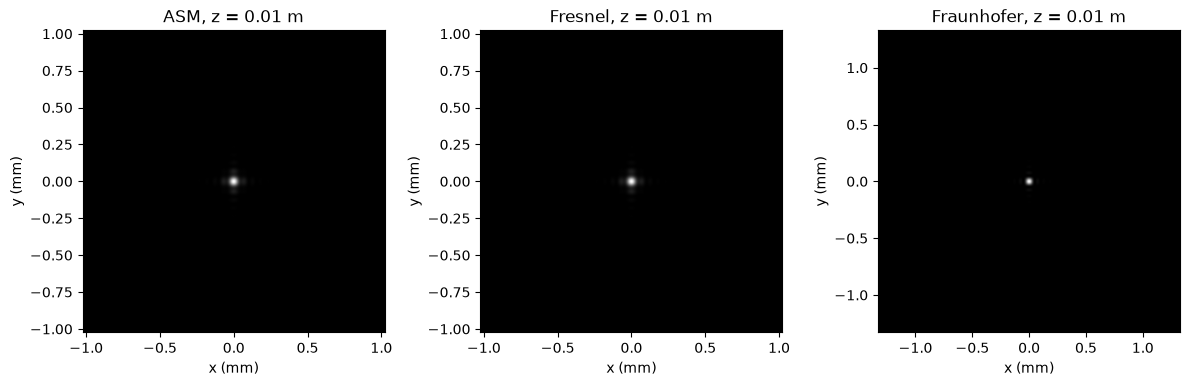
#> input picture assets/figures/wave-propagation/propagation-010mm.png, 1190 x 386 px
$ python render_hero.py
#> lines starting #> are read from the running program, lines starting #| are printed output that depends on the picture
"""
Render the README hero for computational-optics-lab.

The SVG layout (assets/readme/source/hero-layout.svg) is the editable design
source. This script renders the published hero.png by drawing the typography
with Pillow + system fonts and pasting real simulation output (the figures
generated by three-propagation-models-clean-version.py) into reserved slots.

Output:  assets/readme/hero.png  (2400 x 840, 2x for retina crispness)

If you change copy, layout, or palette, update hero-layout.svg first and then
mirror the change here.
"""

from pathlib import Path

from PIL import Image, ImageDraw, ImageFont

# ----- paths ----------------------------------------------------------------

HERE = Path(__file__).resolve().parent
ASSETS = HERE.parent.parent
FIG_DIR = ASSETS / "figures" / "wave-propagation"
OUT_PATH = HERE.parent / "hero.png"

PROPAGATION_IMG = FIG_DIR / "propagation-010mm.png"  # 3 panels: ASM | Fresnel | Fraunhofer
MSE_IMG = FIG_DIR / "mse-vs-distance.png"            # MSE vs z evidence

# ----- canvas ----------------------------------------------------------------

# SVG coordinates are 1200 x 440. Render at 2x for crispness on retina.
SVG_W, SVG_H = 1200, 440
SCALE = 2
W, H = SVG_W * SCALE, SVG_H * SCALE

# ----- palette (mirrors hero-layout.svg) ------------------------------------

PAPER = (250, 248, 243)   # #FAF8F3
INK = (14, 17, 22)        # #0E1116
AMBER = (180, 83, 9)      # #B45309
MUTED = (107, 114, 128)   # #6B7280
RULE = (215, 210, 198)    # #D7D2C6
PANEL_BG = (10, 10, 10)   # #0A0A0A
CARD_BG = (255, 255, 255) # white card behind MSE plot

# ----- fonts -----------------------------------------------------------------

# HelveticaNeue.ttc face indices:
#   0 Regular, 1 Bold, 2 Italic, 3 Bold Italic
DISPLAY_REGULAR = "/System/Library/Fonts/HelveticaNeue.ttc"
DISPLAY_BOLD_INDEX = 1
DISPLAY_REGULAR_INDEX = 0
MONO = "/System/Library/Fonts/SFNSMono.ttf"


def font(path: str, size: int, index: int = 0) -> ImageFont.FreeTypeFont:
    return ImageFont.truetype(path, size, index=index)


# Tracking (letter-spacing) is applied manually as extra horizontal pixels
# between glyphs.
def draw_tracked(
    draw: ImageDraw.ImageDraw,
    xy: tuple[float, float],
    text: str,
    fill: tuple[int, int, int],
    font_obj: ImageFont.FreeTypeFont,
    tracking: float = 0.0,
) -> None:
    x, y = xy
    cursor = x
    for ch in text:
        draw.text((cursor, y), ch, fill=fill, font=font_obj)
        bbox = font_obj.getbbox(ch)
        cursor += (bbox[2] - bbox[0]) + tracking


# ----- canvas ----------------------------------------------------------------

img = Image.new("RGB", (W, H), PAPER)
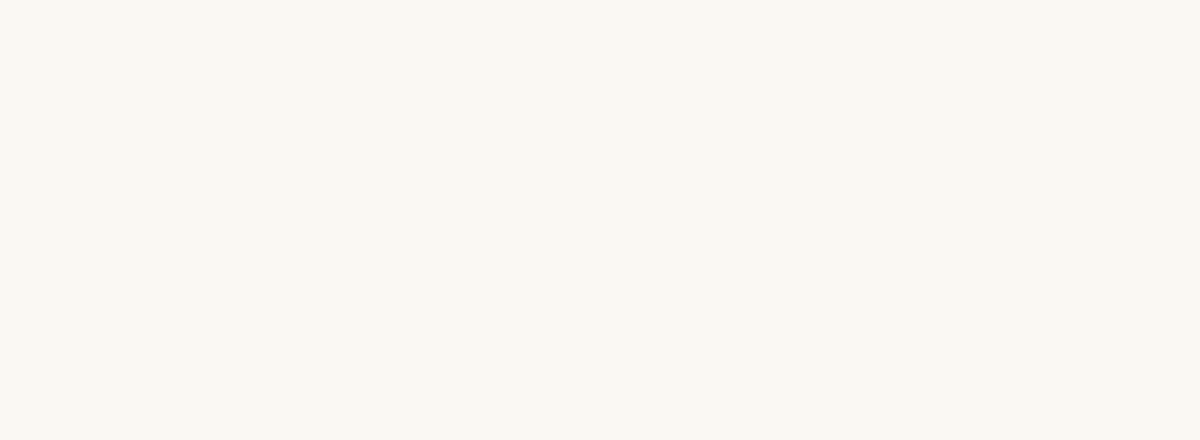
#> img: PIL image 2400x880 RGB (shown at 1/2 size); mean R, G, B 250, 248, 243
draw = ImageDraw.Draw(img)

# Hairlines (only the top one; the bottom hairline would clip the MSE caption)
for y_svg in (40,):
    y = y_svg * SCALE
    draw.line([(48 * SCALE, y), (1152 * SCALE, y)], fill=RULE, width=1 * SCALE)

# ===== LEFT: title block =====================================================

# Eyebrow (mono, tracked uppercase)
draw_tracked(
    draw,
    (48 * SCALE, 72 * SCALE),
    "WAVE OPTICS \u00B7 FIELD NOTES",
    fill=MUTED,
    font_obj=font(MONO, 13 * SCALE),
    tracking=2.2 * SCALE,
)

# Title (display, two lines, Bold)
draw.text(
    (48 * SCALE, 138 * SCALE),
    "Computational",
    fill=INK,
    font=font(DISPLAY_REGULAR, 46 * SCALE, index=DISPLAY_BOLD_INDEX),
)
draw.text(
    (48 * SCALE, 190 * SCALE),
    "Optics Lab",
    fill=INK,
    font=font(DISPLAY_REGULAR, 46 * SCALE, index=DISPLAY_BOLD_INDEX),
)

# Description (four lines, body Regular)
for i, line in enumerate(
    (
        "Runnable Python experiments that translate scalar",
        "diffraction models into inspectable simulations \u2014",
        "with the evidence to know when the output represents",
        "the intended physics.",
    )
):
    draw.text(
        (48 * SCALE, (240 + i * 24) * SCALE),
        line,
        fill=INK,
        font=font(DISPLAY_REGULAR, 18 * SCALE, index=DISPLAY_REGULAR_INDEX),
    )

# Tag chips (mono, amber, tracked)
draw_tracked(
    draw,
    (48 * SCALE, 358 * SCALE),
    "Helmholtz \u00B7 FFT grids \u00B7 quantitative evidence",
    fill=AMBER,
    font_obj=font(MONO, 12 * SCALE),
    tracking=1.4 * SCALE,
)

# Published site link
draw_tracked(
    draw,
    (48 * SCALE, 395 * SCALE),
    "Published: janice143.github.io/computational-optics",
    fill=MUTED,
    font_obj=font(MONO, 12 * SCALE),
    tracking=0.4 * SCALE,
)

# ===== RIGHT: proof scene ====================================================

# Right-side eyebrow
draw_tracked(
    draw,
    (660 * SCALE, 72 * SCALE),
    "PROPAGATION AT z = 10 mm",
    fill=MUTED,
    font_obj=font(MONO, 11 * SCALE),
    tracking=1.8 * SCALE,
)

# ----- Paste the 3-panel propagation image ----------------------------------
# Reserved slot: x=660..1152, y=82..232 (492 wide, 150 high)
slot_x, slot_y, slot_w, slot_h = 660, 82, 492, 150
slot_box_px = (slot_x * SCALE, slot_y * SCALE, (slot_x + slot_w) * SCALE, (slot_y + slot_h) * SCALE)

# Black frame behind the panels (matches the panels' own black bg)
draw.rectangle(slot_box_px, fill=PANEL_BG)

panel_src = Image.open(PROPAGATION_IMG).convert("RGBA")
#> panel_src is the input picture: PIL image 1190x386 RGBA; mean R, G, B, A 99.2, 99.2, 99.2, 255
panel_src_w, panel_src_h = panel_src.size
#> panel_src_w = 1190; panel_src_h = 386
target_w = slot_w * SCALE
target_h = slot_h * SCALE
fit_scale = min(target_w / panel_src_w, target_h / panel_src_h)
#> fit_scale = 0.777
fit_w = int(panel_src_w * fit_scale)
#> fit_w = 924
fit_h = int(panel_src_h * fit_scale)
#> fit_h = 300
panel_resized = panel_src.resize((fit_w, fit_h), Image.LANCZOS)
paste_x = slot_box_px[0] + (target_w - fit_w) // 2
#> paste_x = 1350
paste_y = slot_box_px[1] + (target_h - fit_h) // 2
#> paste_y = 164
img.paste(panel_resized, (paste_x, paste_y), panel_resized)
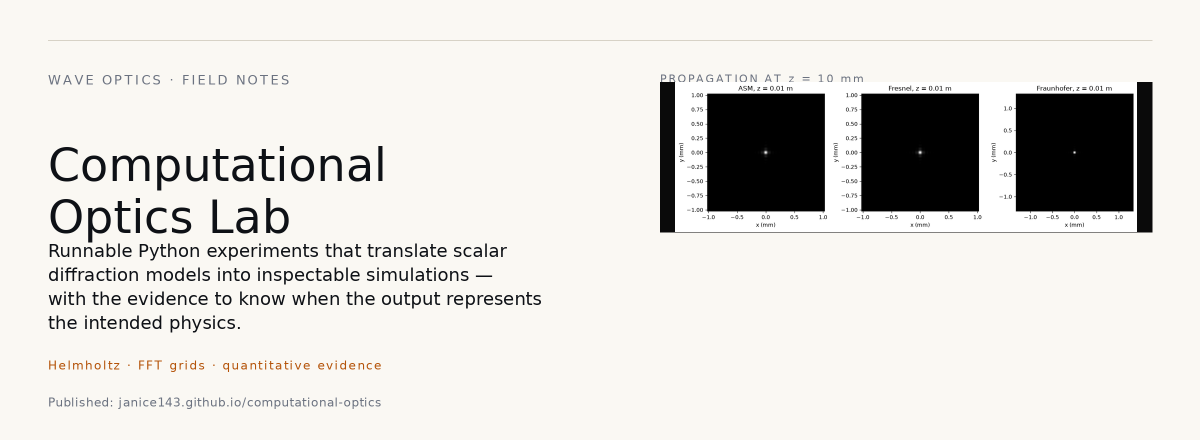
#> img: PIL image 2400x880 RGB (shown at 1/2 size); mean R, G, B 222.4, 220.7, 216.6

# Caption strip below propagation panels
draw_tracked(
    draw,
    (660 * SCALE, 248 * SCALE),
    "ASM \u00B7 FRESNEL \u00B7 FRAUNHOFER",
    fill=MUTED,
    font_obj=font(MONO, 11 * SCALE),
    tracking=1.4 * SCALE,
)

# ----- Paste the MSE evidence curve -----------------------------------------
# Reserved slot: x=660..1152, y=266..410 (492 wide, 144 high)
# White card so the matplotlib-style line plot is readable.
mse_x, mse_y, mse_w, mse_h = 660, 266, 492, 144
mse_box_px = (mse_x * SCALE, mse_y * SCALE, (mse_x + mse_w) * SCALE, (mse_y + mse_h) * SCALE)
draw.rectangle(mse_box_px, fill=CARD_BG)

mse_src = Image.open(MSE_IMG).convert("RGBA")
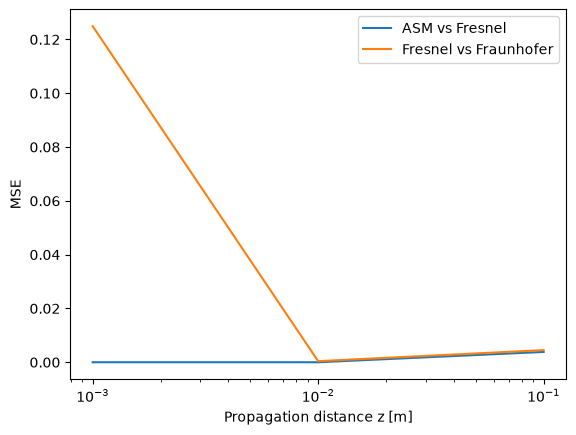
#> input picture assets/figures/wave-propagation/mse-vs-distance.png, 576 x 435 px
#> mse_src is the input picture: PIL image 576x435 RGBA; mean R, G, B, A 249.9, 249.5, 249.1, 255
mse_src_w, mse_src_h = mse_src.size
#> mse_src_w = 576; mse_src_h = 435
target_w = mse_w * SCALE
target_h = mse_h * SCALE
fit_scale = min(target_w / mse_src_w, target_h / mse_src_h)
#> fit_scale = 0.662
fit_w = int(mse_src_w * fit_scale)
#> fit_w = 381
fit_h = int(mse_src_h * fit_scale)
#> fit_h = 288
mse_resized = mse_src.resize((fit_w, fit_h), Image.LANCZOS)
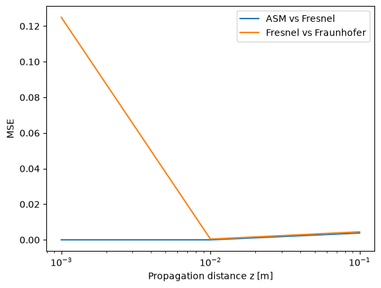
#> mse_resized: PIL image 381x288 RGBA; mean R, G, B, A 249.4, 249, 248.5, 255
paste_x = mse_box_px[0] + (target_w - fit_w) // 2
#> paste_x = 1621
paste_y = mse_box_px[1] + (target_h - fit_h) // 2
#> paste_y = 532
img.paste(mse_resized, (paste_x, paste_y), mse_resized)

# Caption strip below MSE plot
draw_tracked(
    draw,
    (660 * SCALE, 426 * SCALE),
    "MSE vs PROPAGATION DISTANCE z",
    fill=MUTED,
    font_obj=font(MONO, 11 * SCALE),
    tracking=1.4 * SCALE,
)

# ----- save ------------------------------------------------------------------

OUT_PATH.parent.mkdir(parents=True, exist_ok=True)
img.save(OUT_PATH, format="PNG", optimize=True)
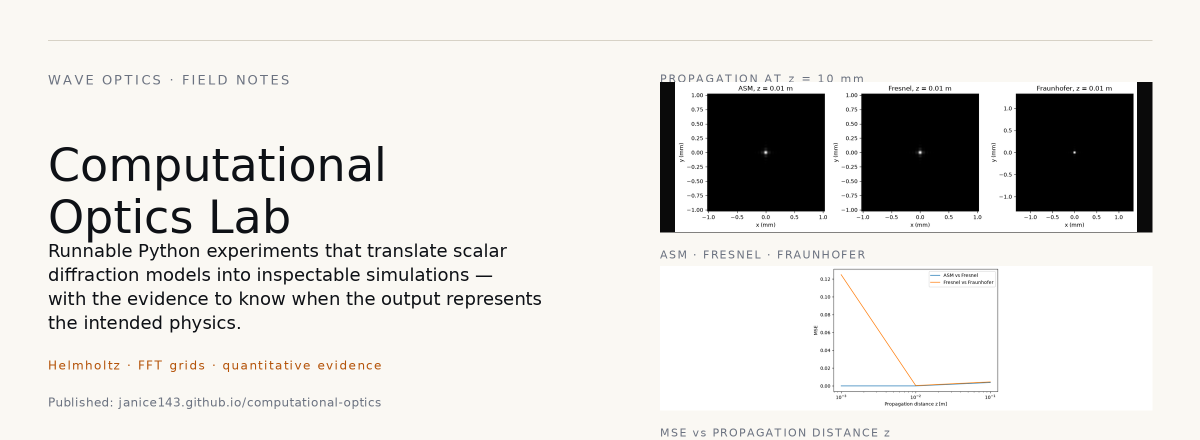
#> saved as hero.png: PIL image 2400x880 RGB (shown at 1/2 size); mean R, G, B 222.5, 221.1, 217.6
print(f"wrote {OUT_PATH} ({OUT_PATH.stat().st_size / 1024:.1f} KB, {W}x{H})")
